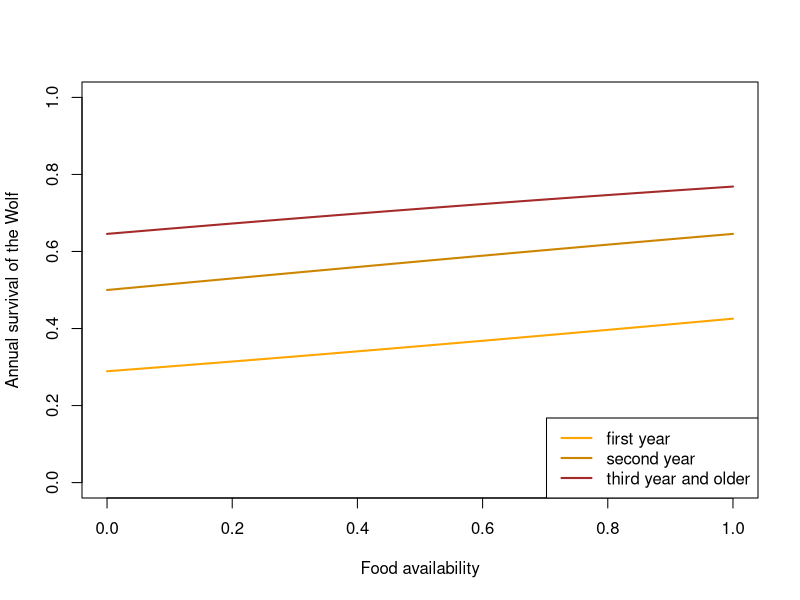
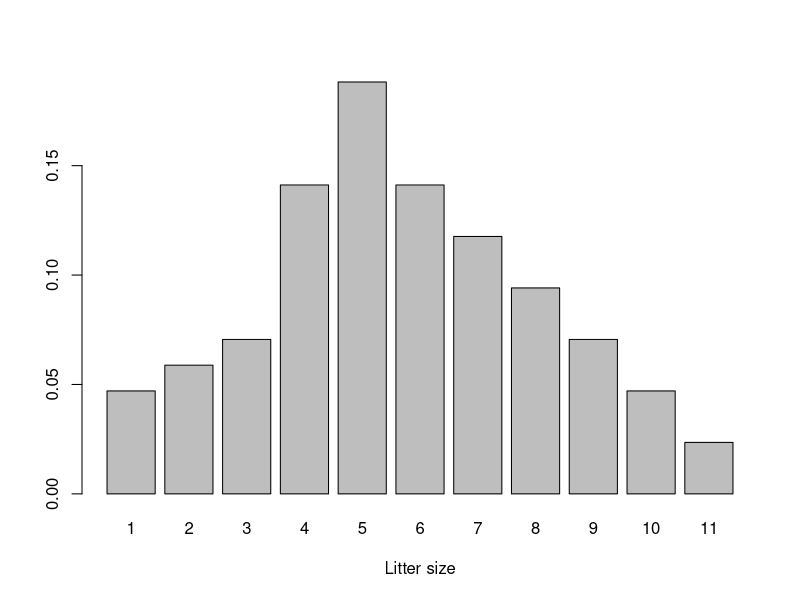
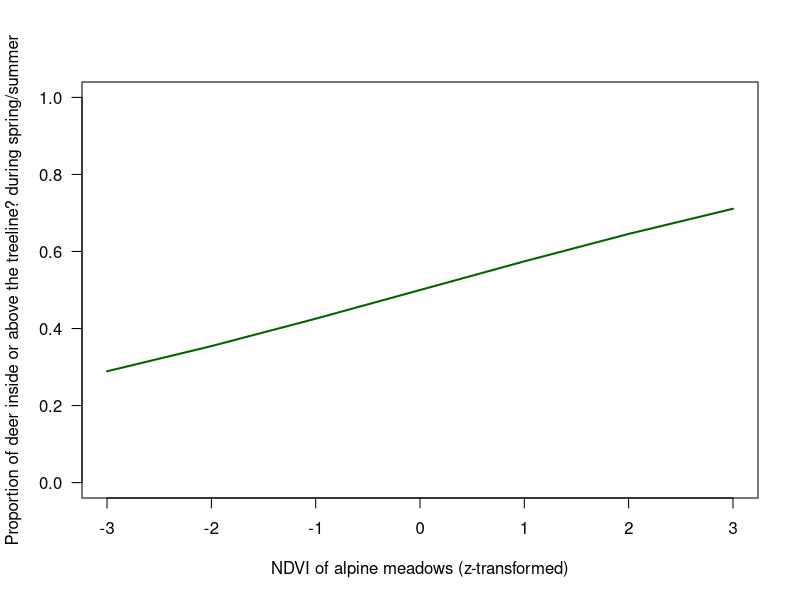
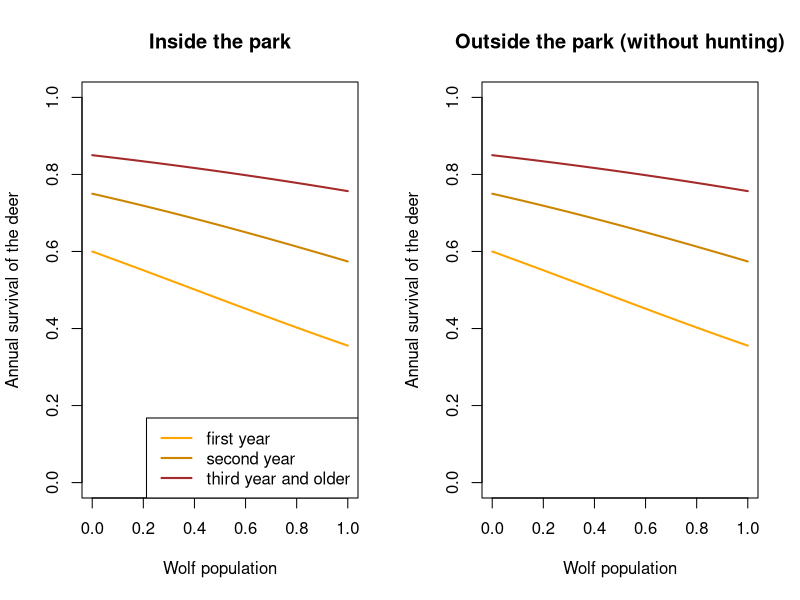
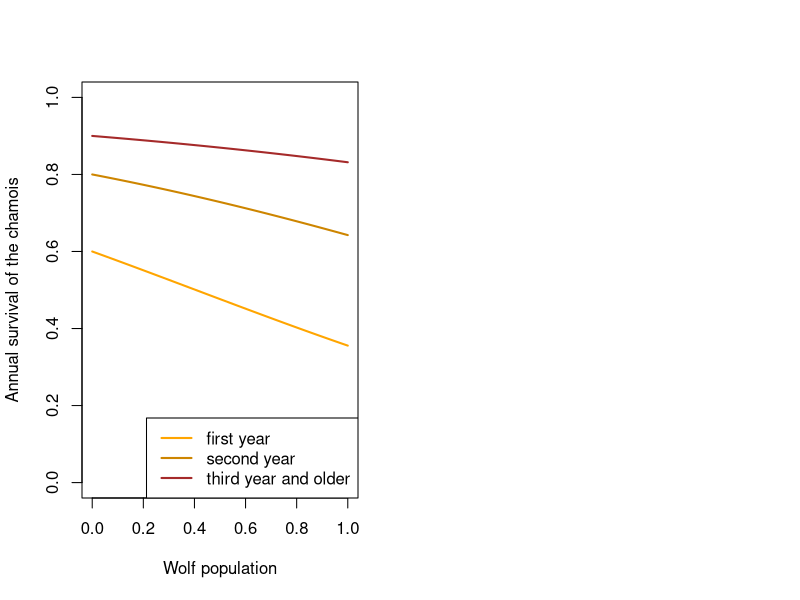
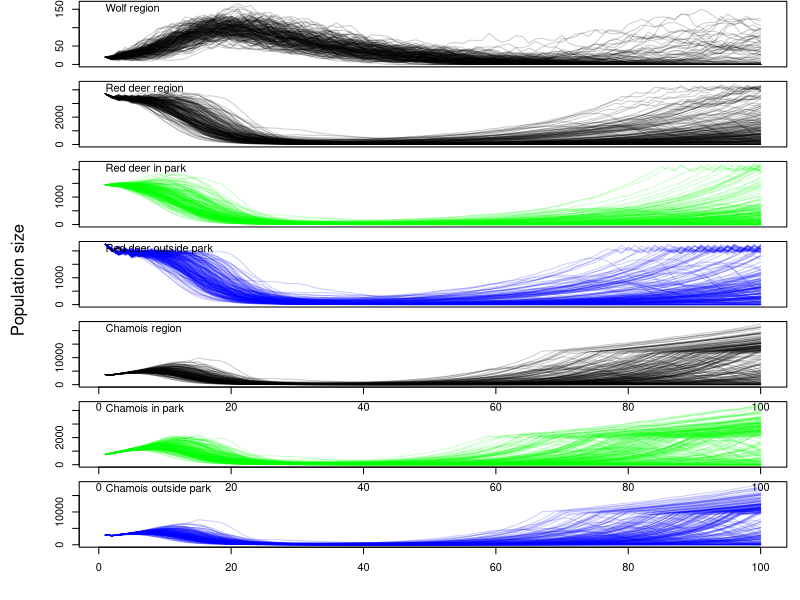

Here is the R script that generated these plots, in order:
## ---- chunk 1



## ---- chunk 2
TT <- 100 # number of years to run the model
nsim <- 50 # number of Monte Carlo iterations
## ---- chunk 3

envNDVI <- rnorm(TT)

## ---- chunk 4
# Funktion sollte enthalten: 1. Simulation korrelierter Modellkoeffizienten, simulation verschiedener Survivalwerte
FUNwolfS1 <- function(x) plogis(-0.9 + 0.6*x)  
FUNwolfS2 <- function(x) plogis(0 + 0.6*x)
FUNwolfS3plus <- function(x) plogis(0.6 + 0.6*x)

x <- seq(0, 1, length=100)  # 0 = no ungulates, 1 =maximum number of ungulates
y1 <- FUNwolfS1(x)
y2 <- FUNwolfS2(x)
y3 <- FUNwolfS3plus(x)
  
plot(x, y1, type="l", lwd=2, col="orange", xlab="Food availability", ylab="Annual survival of the Wolf",
     ylim=c(0,1))
lines(x, y2, lwd=2, col="orange3")
lines(x, y3, lwd=2, col="brown")

legend("bottomright", lwd=2, col=c("orange", "orange3", "brown"), legend=c("first year", "second year", "third year and older"))

  
## ---- chunk 5

littersize <- 1:11
problittersize0 <- c(2, 2.5, 3,6,8,6,5,4,3,2,1)
problittersize <- problittersize0/sum(problittersize0)

barplot(problittersize, names=littersize, xlab="Litter size")


FUNwolfnpups <- function(nfemalesW){
  litters <- sample(1:11, prob=problittersize, size=nfemalesW, replace=TRUE)
  return(sum(litters))
}

## ---- chunk 6
wolfmaxN <- 30  # is used in the model to normalise the effect of wolf in the ecosystem

ungulatesmaxN <- 10000 # is used in the model to normalise the effect of ungulates on the wolf

## ---- chunk 7
# maybe this function is not needed, but a function for the elevations used by deer to model their interaction with chamois
FUNdeerpropSuIn <- function(ndvi){
  # standardised ndvi (mean 0, sd 1)
 return(plogis(0.3*ndvi))
}


FUNdeerpropHuIn <- function(){
  # we assume that 20% of the outside population move into the park during hunting
 return(0.2)
}

x <- seq(-3,3)
plot(x, FUNdeerpropSuIn(x), type="l", lwd=2, col="darkgreen", ylim=c(0,1), 
     xlab="NDVI of alpine meadows (z-transformed)", las=1, ylab="Proportion of deer inside or above the treeline? during spring/summer")

## ---- chunk 8
# expected population growth rate; trying out demographic parameters that produce plausible growth 
S1 <- 0.6
S2 <- 0.75
S3plus <- 0.85
f <- 1.1
deerLeslie <- matrix(c(0,f/2*S1,f/2*S1,f/2*S1,
                       S1, 0,0,0,
                       0,S2,0,0,
                       0,0,S3plus,S3plus), ncol=4, nrow=4, byrow=TRUE)
max(Re(eigen(deerLeslie)$values))
## ---- chunk 9
# x = wolf population (normalised, 0-1), 
# propindiet = proportion of deer in wolf diet
FUNdeerInS1 <- function(x, propindiet=1) plogis(qlogis(0.6)-1*x*propindiet)
FUNdeerInS2 <- function(x, propindiet=1) plogis(qlogis(0.75)-0.8*x*propindiet)
FUNdeerInS3plus <- function(x, propindiet=1) plogis(qlogis(0.85)-0.6*x*propindiet)

FUNdeerOutS1 <- function(x, propindiet=1) plogis(qlogis(0.6)-1*x*propindiet)
FUNdeerOutS2 <- function(x, propindiet=1) plogis(qlogis(0.75)-0.8*x*propindiet)
FUNdeerOutS3plus <- function(x, propindiet=1) plogis(qlogis(0.85)-0.6*x*propindiet)

x <- seq(0, 1, length=100)  # 0 = no ungulates, 1 =maximum number of ungulates
y1 <- FUNdeerInS1(x)
y2 <- FUNdeerInS2(x) # first year survival
y3 <- FUNdeerInS3plus(x)
  
par(mfrow=c(1,2))
plot(x, y1, type="l", lwd=2, col="orange", xlab="Wolf population", ylab="Annual survival of the deer",
     ylim=c(0,1), main="Inside the park")
lines(x, y2, lwd=2, col="orange3")
lines(x, y3, lwd=2, col="brown")

legend("bottomright", lwd=2, col=c("orange", "orange3", "brown"), legend=c("first year", "second year", "third year and older"))

y1 <- FUNdeerOutS1(x)
y2 <- FUNdeerOutS2(x) # first year survival
y3 <- FUNdeerOutS3plus(x)

plot(x, y1, type="l", lwd=2, col="orange", xlab="Wolf population", ylab="Annual survival of the deer",
     ylim=c(0,1), main="Outside the park (without hunting)")
lines(x, y2, lwd=2, col="orange3")
lines(x, y3, lwd=2, col="brown")

  
## ---- chunk 10
FUNdeerncalves <- function(nrfemales, npop, capacity=2000){
  nryoung <- sample(c(0,1,2), prob=c(0.05,0.85,0.1), size=nrfemales, replace=TRUE)
 if(npop>capacity) nryoung <- sample(c(0,1,2), prob=c(0.5,0.5,0), size=nrfemales, replace=TRUE)
 return(sum(nryoung))
  }

## ---- chunk 11
# expected population growth rate; trying out demographic parameters that produce plausible growth 
S1 <- 0.6
S2 <- 0.8
S3plus <- 0.9
f <- 0.9
deerLeslie <- matrix(c(0,f/2*S1,f/2*S1,f/2*S1,
                       S1, 0,0,0,
                       0,S2,0,0,
                       0,0,S3plus,S3plus), ncol=4, nrow=4, byrow=TRUE)
max(Re(eigen(deerLeslie)$values))
## ---- chunk 12
# x = wolf population (normalised, 0-1), 
# propindiet = proportion of chamois in wolf diet
FUNchamoisS1 <- function(x, propindiet=1) plogis(qlogis(S1)-1*x*propindiet)
FUNchamoisS2 <- function(x, propindiet=1) plogis(qlogis(S2)-0.8*x*propindiet)
FUNchamoisS3plus <- function(x, propindiet=1) plogis(qlogis(S3plus)-0.6*x*propindiet)

x <- seq(0, 1, length=100)  # 0 = no ungulates, 1 =maximum number of ungulates
y1 <- FUNchamoisS1(x)
y2 <- FUNchamoisS2(x) # first year survival
y3 <- FUNchamoisS3plus(x)
  
plot(x, y1, type="l", lwd=2, col="orange", xlab="Wolf population", ylab="Annual survival of the chamois",
     ylim=c(0,1))
lines(x, y2, lwd=2, col="orange3")
lines(x, y3, lwd=2, col="brown")

legend("bottomright", lwd=2, col=c("orange", "orange3", "brown"), legend=c("first year", "second year", "third year and older"))
  
## ---- chunk 13
FUNchamoisncalves <- function(nrfemales, npop, capacity=2000){
  nryoung <- sample(c(0,1,2,3), prob=c(0.05,0.8,0.1,0.05), size=nrfemales, replace=TRUE)
  if(npop>capacity) nryoung <- sample(c(0,1,2,3), prob=c(0.5,0.5,0,0), size=nrfemales, replace=TRUE)
  return(sum(nryoung))
  }

## ---- chunk 14
nsim <- 200 # number of simulations

wolfN1 <- matrix(nrow=TT, ncol=nsim)
wolfN2 <- matrix(nrow=TT, ncol=nsim)
wolfN3plus <- matrix(nrow=TT, ncol=nsim)
wolfN <- matrix(nrow=TT, ncol=nsim)
wolfP <- matrix(nrow=TT, ncol=nsim)

deerInN1 <- matrix(nrow=TT, ncol=nsim)
deerInN2 <- matrix(nrow=TT, ncol=nsim)
deerInN3plus <- matrix(nrow=TT, ncol=nsim)
deerOutN1 <- matrix(nrow=TT, ncol=nsim)
deerOutN2 <- matrix(nrow=TT, ncol=nsim)
deerOutN3plus <- matrix(nrow=TT, ncol=nsim)
deerInN <- matrix(nrow=TT, ncol=nsim)
deerOutN <- matrix(nrow=TT, ncol=nsim)
deerN <- matrix(nrow=TT, ncol=nsim)
deerpropIn <- matrix(nrow=TT, ncol=nsim) # proportion of deer from outside that move into the SNP during hunting


chamoisInN1 <- matrix(nrow=TT, ncol=nsim)
chamoisInN2 <- matrix(nrow=TT, ncol=nsim)
chamoisInN3plus <- matrix(nrow=TT, ncol=nsim)
chamoisInN <- matrix(nrow=TT, ncol=nsim)
chamoisOutN1 <- matrix(nrow=TT, ncol=nsim)
chamoisOutN2 <- matrix(nrow=TT, ncol=nsim)
chamoisOutN3plus <- matrix(nrow=TT, ncol=nsim)
chamoisOutN <- matrix(nrow=TT, ncol=nsim)
chamoisN <- matrix(nrow=TT, ncol=nsim)


for(r in 1:nsim){
# starting populations
  wolfN1[1,r] <- 7
  wolfN2[1,r] <- 4
  wolfN3plus[1,r] <- 9
  wolfN[1, r] <- wolfN1[1,r] + wolfN2[1,r] +wolfN3plus[1,r]
  wolfP[1,r] <- 1
  deerInN1[1,r] <- 300
  deerInN2[1,r] <- 150
  deerInN3plus[1,r] <- 1000
  deerInN[1, r] <- deerInN1[1,r] + deerInN2[1,r] +deerInN3plus[1,r]
  
  deerOutN1[1,r] <- 500
  deerOutN2[1,r] <- 250
  deerOutN3plus[1,r] <- 1500
  deerOutN[1, r] <- deerOutN1[1,r] + deerOutN2[1,r] +deerOutN3plus[1,r]
  deerN[1,r] <- deerInN[1,r] + deerOutN[1,r]
  
  chamoisInN1[1,r] <- 100
  chamoisInN2[1,r] <- 50
  chamoisInN3plus[1,r] <- 600
  chamoisInN[1, r] <- chamoisInN1[1,r] + chamoisInN2[1,r] +chamoisInN3plus[1,r]
  chamoisOutN1[1,r] <- 400
  chamoisOutN2[1,r] <- 200
  chamoisOutN3plus[1,r] <- 2400
  chamoisOutN[1, r] <- chamoisOutN1[1,r] + chamoisOutN2[1,r] +chamoisOutN3plus[1,r]
  chamoisN[1, r] <- chamoisInN[1,r] + chamoisOutN[1,r]
  
  
  for(t in 2:TT){
    
  # Wolf 
  wolfnrepfemales <- min(c(wolfN3plus[t-1,r]/2, wolfP[t-1,r]*2), na.rm=TRUE) # number of reproducing females
  wolfnpups <- FUNwolfnpups(wolfnrepfemales) 
  wolfS1 <- FUNwolfS1((deerN[t-1,r]+chamoisN[t-1,r])/ungulatesmaxN)
  wolfS2 <- FUNwolfS2((deerN[t-1,r]+chamoisN[t-1,r])/ungulatesmaxN)
  wolfS3plus <- FUNwolfS3plus((deerN[t-1,r]+chamoisN[t-1,r])/ungulatesmaxN)
  
  wolfN1[t,r] <- rbinom(1, size=wolfnpups, prob=wolfS1)
  wolfN2[t,r] <- rbinom(1, size=wolfN1[t-1,r], prob=wolfS2)
  wolfN3plus[t,r] <- rbinom(1, size=wolfN2[t-1,r]+wolfN3plus[t-1,r], prob=wolfS3plus)
  wolfN[t, r] <- wolfN1[t,r] + wolfN2[t,r] +wolfN3plus[t,r]
  
  
  # Red deer
  deerInnrepfemales <- round((deerInN2[t-1,r]+deerInN3plus[t-1,r])/2) # number of reproducing females
  deerOutnrepfemales <- round((deerOutN2[t-1,r]+deerOutN3plus[t-1,r])/2) # number of reproducing females
  deerInncalves <- FUNdeerncalves(deerInnrepfemales, npop=deerInN[t-1,r], capacity=2000)
  deerOutncalves <- FUNdeerncalves(deerOutnrepfemales, npop=deerOutN[t-1,r], capacity=2000)
  
  propdeerInindiet <- deerInN[t-1,r]/(deerInN[t-1,r]+chamoisInN[t-1,r])
  if(is.na(propdeerInindiet)) propdeerInindiet <- 0
  propdeerOutindiet <- deerOutN[t-1,r]/(deerOutN[t-1,r]+chamoisOutN[t-1,r])
  if(is.na(propdeerOutindiet)) propdeerOutindiet <- 0
  
  deerInS1 <- FUNdeerInS1(wolfN[t-1,r]/wolfmaxN, propindiet=propdeerInindiet)
  deerInS2 <- FUNdeerInS2(wolfN[t-1,r]/wolfmaxN, propindiet=propdeerInindiet)
  deerInS3plus <- FUNdeerInS3plus(wolfN[t-1,r]/wolfmaxN, propindiet=propdeerInindiet)
  
  deerOutS1 <- FUNdeerInS1(wolfN[t-1,r]/wolfmaxN, propindiet=propdeerOutindiet)
  deerOutS2 <- FUNdeerInS2(wolfN[t-1,r]/wolfmaxN, propindiet=propdeerOutindiet)
  deerOutS3plus <- FUNdeerInS3plus(wolfN[t-1,r]/wolfmaxN, propindiet=propdeerOutindiet)
  
  
  deerInN1[t,r] <- rbinom(1, size=deerInncalves, prob=deerInS1)
  deerInN2[t,r] <- rbinom(1, size=deerInN1[t-1,r], prob=deerInS2)
  deerInN3plus[t,r] <- rbinom(1, size=deerInN2[t-1,r]+deerInN3plus[t-1,r], prob=deerInS3plus)
  deerInN[t, r] <- deerInN1[t,r] + deerInN2[t,r] +deerInN3plus[t,r]

  deerOutN1[t,r] <- rbinom(1, size=deerOutncalves, prob=deerOutS1)
  deerOutN2[t,r] <- rbinom(1, size=deerOutN1[t-1,r], prob=deerOutS2)
  deerOutN3plus[t,r] <- rbinom(1, size=deerOutN2[t-1,r]+deerOutN3plus[t-1,r], prob=deerOutS3plus)
  deerOutN[t, r] <- deerOutN1[t,r] + deerOutN2[t,r] +deerOutN3plus[t,r]
  deerN[t, r] <- deerInN[t,r] + deerOutN[t,r]
    
  # Chamois
  chamoisInnrepfemales <- round((chamoisInN2[t-1,r]+chamoisInN3plus[t-1,r])/2) # number of reproducing females
  chamoisInncalves <- FUNchamoisncalves(chamoisInnrepfemales, npop=chamoisInN[t-1,r], capacity=2000)
  chamoisOutnrepfemales <- round((chamoisOutN2[t-1,r]+chamoisOutN3plus[t-1,r])/2) # number of reproducing females
  chamoisOutncalves <- FUNchamoisncalves(chamoisOutnrepfemales, npop=chamoisOutN[t-1,r], capacity=8000)
  
  propchamoisInindiet <- chamoisInN[t-1,r]/(deerInN[t-1,r]+chamoisInN[t-1,r])
  if(is.na(propchamoisInindiet)) propchamoisInindiet <- 0
  propchamoisOutindiet <- chamoisOutN[t-1,r]/(deerOutN[t-1,r]+chamoisOutN[t-1,r])
  if(is.na(propchamoisOutindiet)) propchamoisOutindiet <- 0

  chamoisInS1 <- FUNchamoisS1(wolfN[t-1,r]/wolfmaxN, propindiet=propchamoisInindiet)
  chamoisInS2 <- FUNchamoisS2(wolfN[t-1,r]/wolfmaxN, propindiet=propchamoisInindiet)
  chamoisInS3plus <- FUNchamoisS3plus(wolfN[t-1,r]/wolfmaxN, propindiet=propchamoisInindiet)

  chamoisOutS1 <- FUNchamoisS1(wolfN[t-1,r]/wolfmaxN, propindiet=propchamoisOutindiet)
  chamoisOutS2 <- FUNchamoisS2(wolfN[t-1,r]/wolfmaxN, propindiet=propchamoisOutindiet)
  chamoisOutS3plus <- FUNchamoisS3plus(wolfN[t-1,r]/wolfmaxN, propindiet=propchamoisOutindiet)
  
  chamoisInN1[t,r] <- rbinom(1, size=chamoisInncalves, prob=chamoisInS1)
  chamoisInN2[t,r] <- rbinom(1, size=chamoisInN1[t-1,r], prob=chamoisInS2)
  chamoisInN3plus[t,r] <- rbinom(1, size=chamoisInN2[t-1,r]+chamoisInN3plus[t-1,r], prob=chamoisInS3plus)
  chamoisInN[t, r] <- chamoisInN1[t,r] + chamoisInN2[t,r] +chamoisInN3plus[t,r]
  
  chamoisOutN1[t,r] <- rbinom(1, size=chamoisOutncalves, prob=chamoisOutS1)
  chamoisOutN2[t,r] <- rbinom(1, size=chamoisOutN1[t-1,r], prob=chamoisOutS2)
  chamoisOutN3plus[t,r] <- rbinom(1, size=chamoisOutN2[t-1,r]+chamoisOutN3plus[t-1,r], prob=chamoisOutS3plus)
  chamoisOutN[t, r] <- chamoisInN1[t,r] + chamoisOutN2[t,r] +chamoisOutN3plus[t,r]
  chamoisN[t, r] <- chamoisInN[t,r] + chamoisOutN[t,r]
  } # close t
} # close r

## ---- chunk 15

par(mfrow=c(7,1), mar=c(1,4,0.1,1), oma=c(3,2,0,0))
plot(1:TT, seq(0, max(wolfN), length=TT), type="n", xlab=NA, ylab=NA, xaxt="n")
for(i in 1:nsim) lines(1:TT, wolfN[,i], col=rgb(0,0,0,0.2))
text(1,max(wolfN), adj=c(0,1) , labels="Wolf region")
mtext("Population size",side=2, line=0, outer=TRUE)


plot(1:TT, seq(0,max(deerN), length=TT), type="n", xlab="year", ylab="", xaxt="n")
for(i in 1:nsim) lines(1:TT, deerN[,i], col=rgb(0,0,0,0.2), xaxt="n")
text(1,max(deerN), adj=c(0,1) , labels="Red deer region")

plot(1:TT, seq(0,max(deerInN), length=TT), type="n", xlab="year", ylab="", xaxt="n")
for(i in 1:nsim) lines(1:TT, deerInN[,i], col=rgb(0,1,0,0.2), xaxt="n")
text(1,max(deerInN), adj=c(0,1) , labels="Red deer in park")


plot(1:TT, seq(0,max(deerOutN), length=TT), type="n", xlab="year", ylab="", xaxt="n")
for(i in 1:nsim) lines(1:TT, deerOutN[,i], col=rgb(0,0,1,0.2), xaxt="n")
text(1,max(deerOutN), adj=c(0,1) , labels="Red deer outside park")


plot(1:TT, seq(0,max(chamoisN), length=TT), type="n", xlab="year", ylab="")
for(i in 1:nsim) lines(1:TT, chamoisN[,i], col=rgb(0,0,0,0.2))
text(1,max(chamoisN), adj=c(0,1) , labels="Chamois region")


plot(1:TT, seq(0,max(chamoisInN), length=TT), type="n", xlab="year", ylab="")
for(i in 1:nsim) lines(1:TT, chamoisInN[,i], col=rgb(0,1,0,0.2))
text(1,max(chamoisInN), adj=c(0,1) , labels="Chamois in park")

plot(1:TT, seq(0,max(chamoisOutN), length=TT), type="n", xlab="year", ylab="")
for(i in 1:nsim) lines(1:TT, chamoisOutN[,i], col=rgb(0,0,1,0.2))
text(1,max(chamoisOutN), adj=c(0,1) , labels="Chamois outside park")
